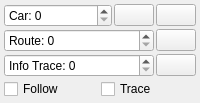
           <widget class="QWidget" name="widget_5" native="true">
            <layout class="QVBoxLayout" name="verticalLayout_5">
             <property name="spacing">
              <number>2</number>
             </property>
             <property name="leftMargin">
              <number>4</number>
             </property>
             <property name="topMargin">
              <number>4</number>
             </property>
             <property name="rightMargin">
              <number>4</number>
             </property>
             <property name="bottomMargin">
              <number>4</number>
             </property>
             <item>
              <layout class="QHBoxLayout" name="horizontalLayout_11">
               <property name="spacing">
                <number>2</number>
               </property>
               <item>
                <widget class="QSpinBox" name="mapCarBox">
                 <property name="prefix">
                  <string>Car: </string>
                 </property>
                 <property name="maximum">
                  <number>255</number>
                 </property>
                </widget>
               </item>
               <item>
                <widget class="QPushButton" name="removeTraceExtraButton">
                 <property name="sizePolicy">
                  <sizepolicy hsizetype="Fixed" vsizetype="Fixed">
                   <horstretch>0</horstretch>
                   <verstretch>0</verstretch>
                  </sizepolicy>
                 </property>
                 <property name="toolTip">
                  <string>Remove trace</string>
                 </property>
                 <property name="text">
                  <string/>
                 </property>
                 <property name="icon">
                  <iconset resource="resources.qrc">
                   <normaloff>:/models/Icons/Delete2-96.png</normaloff>:/models/Icons/Delete2-96.png</iconset>
                 </property>
                </widget>
               </item>
               <item>
                <widget class="QPushButton" name="mapZeroButton">
                 <property name="sizePolicy">
                  <sizepolicy hsizetype="Fixed" vsizetype="Fixed">
                   <horstretch>0</horstretch>
                   <verstretch>0</verstretch>
                  </sizepolicy>
                 </property>
                 <property name="toolTip">
                  <string>Center map</string>
                 </property>
                 <property name="text">
                  <string/>
                 </property>
                 <property name="icon">
                  <iconset resource="resources.qrc">
                   <normaloff>:/models/Icons/Center Direction-96.png</normaloff>:/models/Icons/Center Direction-96.png</iconset>
                 </property>
                </widget>
               </item>
              </layout>
             </item>
             <item>
              <layout class="QHBoxLayout" name="horizontalLayout_14">
               <property name="spacing">
                <number>2</number>
               </property>
               <item>
                <widget class="QSpinBox" name="mapRouteBox">
                 <property name="prefix">
                  <string>Route: </string>
                 </property>
                 <property name="maximum">
                  <number>255</number>
                 </property>
                </widget>
               </item>
               <item>
                <widget class="QPushButton" name="removeRouteExtraButton">
                 <property name="sizePolicy">
                  <sizepolicy hsizetype="Fixed" vsizetype="Fixed">
                   <horstretch>0</horstretch>
                   <verstretch>0</verstretch>
                  </sizepolicy>
                 </property>
                 <property name="toolTip">
                  <string>Remove trace</string>
                 </property>
                 <property name="text">
                  <string/>
                 </property>
                 <property name="icon">
                  <iconset resource="resources.qrc">
                   <normaloff>:/models/Icons/Delete2-96.png</normaloff>:/models/Icons/Delete2-96.png</iconset>
                 </property>
                </widget>
               </item>
              </layout>
             </item>
             <item>
              <layout class="QHBoxLayout" name="horizontalLayout_2">
               <property name="spacing">
                <number>2</number>
               </property>
               <item>
                <widget class="QSpinBox" name="mapInfoTraceBox">
                 <property name="prefix">
                  <string>Info Trace: </string>
                 </property>
                </widget>
               </item>
               <item>
                <widget class="QPushButton" name="removeInfoTraceExtraButton">
                 <property name="sizePolicy">
                  <sizepolicy hsizetype="Fixed" vsizetype="Fixed">
                   <horstretch>0</horstretch>
                   <verstretch>0</verstretch>
                  </sizepolicy>
                 </property>
                 <property name="toolTip">
                  <string>Remove Info Trace</string>
                 </property>
                 <property name="text">
                  <string/>
                 </property>
                 <property name="icon">
                  <iconset resource="resources.qrc">
                   <normaloff>:/models/Icons/Delete2-96.png</normaloff>:/models/Icons/Delete2-96.png</iconset>
                 </property>
                </widget>
               </item>
              </layout>
             </item>
             <item>
              <layout class="QHBoxLayout" name="horizontalLayout_12">
               <item>
                <widget class="QCheckBox" name="mapFollowBox">
                 <property name="toolTip">
                  <string>Follow Selected Car</string>
                 </property>
                 <property name="text">
                  <string>Follow</string>
                 </property>
                </widget>
               </item>
               <item>
                <widget class="QCheckBox" name="mapTraceBox">
                 <property name="toolTip">
                  <string>Trace Selected Car</string>
                 </property>
                 <property name="text">
                  <string>Trace</string>
                 </property>
                </widget>
               </item>
              </layout>
             </item>
            </layout>
           </widget>
